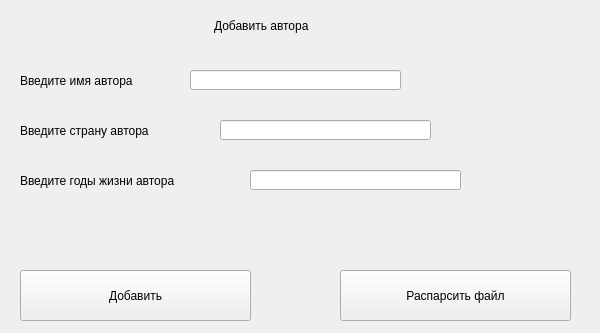
<?xml version="1.0" encoding="UTF-8"?>
<ui version="4.0">
 <class>MainWindow</class>
 <widget class="QMainWindow" name="MainWindow">
  <property name="geometry">
   <rect>
    <x>0</x>
    <y>0</y>
    <width>600</width>
    <height>333</height>
   </rect>
  </property>
  <property name="minimumSize">
   <size>
    <width>600</width>
    <height>333</height>
   </size>
  </property>
  <property name="maximumSize">
   <size>
    <width>600</width>
    <height>333</height>
   </size>
  </property>
  <property name="windowTitle">
   <string>MainWindow</string>
  </property>
  <widget class="QWidget" name="centralwidget">
   <widget class="QLabel" name="label">
    <property name="geometry">
     <rect>
      <x>214</x>
      <y>0</y>
      <width>171</width>
      <height>51</height>
     </rect>
    </property>
    <property name="styleSheet">
     <string notr="true">font: 75 16pt &quot;MS Shell Dlg 2&quot;;</string>
    </property>
    <property name="text">
     <string>Добавить автора</string>
    </property>
   </widget>
   <widget class="QPushButton" name="pushButton">
    <property name="geometry">
     <rect>
      <x>20</x>
      <y>270</y>
      <width>231</width>
      <height>51</height>
     </rect>
    </property>
    <property name="styleSheet">
     <string notr="true">font: 75 14pt &quot;MS Shell Dlg 2&quot;;</string>
    </property>
    <property name="text">
     <string>Добавить</string>
    </property>
   </widget>
   <widget class="QPushButton" name="pushButton_2">
    <property name="geometry">
     <rect>
      <x>340</x>
      <y>270</y>
      <width>231</width>
      <height>51</height>
     </rect>
    </property>
    <property name="styleSheet">
     <string notr="true">font: 75 12pt &quot;MS Shell Dlg 2&quot;;</string>
    </property>
    <property name="text">
     <string>Распарсить файл</string>
    </property>
   </widget>
   <widget class="QLabel" name="label_2">
    <property name="geometry">
     <rect>
      <x>20</x>
      <y>70</y>
      <width>161</width>
      <height>21</height>
     </rect>
    </property>
    <property name="styleSheet">
     <string notr="true">font: 12pt &quot;MS Shell Dlg 2&quot;;</string>
    </property>
    <property name="text">
     <string>Введите имя автора</string>
    </property>
   </widget>
   <widget class="QLineEdit" name="lineEdit">
    <property name="geometry">
     <rect>
      <x>190</x>
      <y>70</y>
      <width>211</width>
      <height>20</height>
     </rect>
    </property>
   </widget>
   <widget class="QLabel" name="label_3">
    <property name="geometry">
     <rect>
      <x>20</x>
      <y>120</y>
      <width>181</width>
      <height>21</height>
     </rect>
    </property>
    <property name="styleSheet">
     <string notr="true">font: 12pt &quot;MS Shell Dlg 2&quot;;</string>
    </property>
    <property name="text">
     <string>Введите страну автора</string>
    </property>
   </widget>
   <widget class="QLineEdit" name="lineEdit_2">
    <property name="geometry">
     <rect>
      <x>220</x>
      <y>120</y>
      <width>211</width>
      <height>20</height>
     </rect>
    </property>
   </widget>
   <widget class="QLabel" name="label_4">
    <property name="geometry">
     <rect>
      <x>20</x>
      <y>170</y>
      <width>211</width>
      <height>21</height>
     </rect>
    </property>
    <property name="styleSheet">
     <string notr="true">font: 12pt &quot;MS Shell Dlg 2&quot;;</string>
    </property>
    <property name="text">
     <string>Введите годы жизни автора</string>
    </property>
   </widget>
   <widget class="QLineEdit" name="lineEdit_3">
    <property name="geometry">
     <rect>
      <x>250</x>
      <y>170</y>
      <width>211</width>
      <height>20</height>
     </rect>
    </property>
   </widget>
  </widget>
 </widget>
 <resources/>
 <connections/>
</ui>
